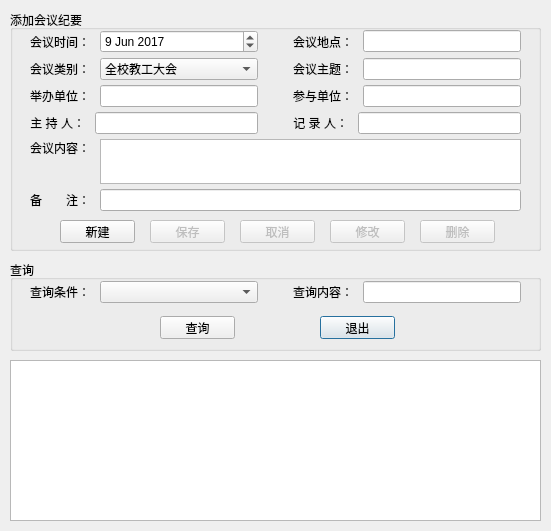
<?xml version="1.0" encoding="UTF-8"?>
<ui version="4.0">
 <class>MeetingDialog</class>
 <widget class="QDialog" name="MeetingDialog">
  <property name="geometry">
   <rect>
    <x>0</x>
    <y>0</y>
    <width>551</width>
    <height>531</height>
   </rect>
  </property>
  <property name="minimumSize">
   <size>
    <width>551</width>
    <height>531</height>
   </size>
  </property>
  <property name="maximumSize">
   <size>
    <width>551</width>
    <height>531</height>
   </size>
  </property>
  <property name="windowTitle">
   <string>会议纪要</string>
  </property>
  <widget class="QTableView" name="list_record">
   <property name="geometry">
    <rect>
     <x>10</x>
     <y>360</y>
     <width>531</width>
     <height>161</height>
    </rect>
   </property>
   <property name="editTriggers">
    <set>QAbstractItemView::NoEditTriggers</set>
   </property>
   <property name="selectionMode">
    <enum>QAbstractItemView::SingleSelection</enum>
   </property>
   <property name="selectionBehavior">
    <enum>QAbstractItemView::SelectRows</enum>
   </property>
   <attribute name="horizontalHeaderStretchLastSection">
    <bool>true</bool>
   </attribute>
   <attribute name="verticalHeaderDefaultSectionSize">
    <number>25</number>
   </attribute>
   <attribute name="verticalHeaderMinimumSectionSize">
    <number>15</number>
   </attribute>
  </widget>
  <widget class="QGroupBox" name="box_meeting">
   <property name="geometry">
    <rect>
     <x>10</x>
     <y>10</y>
     <width>531</width>
     <height>241</height>
    </rect>
   </property>
   <property name="title">
    <string>添加会议纪要</string>
   </property>
   <widget class="QWidget" name="verticalLayoutWidget">
    <property name="geometry">
     <rect>
      <x>10</x>
      <y>15</y>
      <width>511</width>
      <height>191</height>
     </rect>
    </property>
    <layout class="QVBoxLayout" name="verticalLayout">
     <property name="spacing">
      <number>5</number>
     </property>
     <property name="leftMargin">
      <number>10</number>
     </property>
     <property name="topMargin">
      <number>5</number>
     </property>
     <property name="rightMargin">
      <number>10</number>
     </property>
     <property name="bottomMargin">
      <number>5</number>
     </property>
     <item>
      <layout class="QHBoxLayout" name="horizontalLayout_8">
       <property name="spacing">
        <number>35</number>
       </property>
       <item>
        <layout class="QHBoxLayout" name="horizontalLayout" stretch="1,3">
         <property name="spacing">
          <number>10</number>
         </property>
         <item>
          <widget class="QLabel" name="label_mdate">
           <property name="text">
            <string>会议时间：</string>
           </property>
           <property name="alignment">
            <set>Qt::AlignRight|Qt::AlignTrailing|Qt::AlignVCenter</set>
           </property>
          </widget>
         </item>
         <item>
          <widget class="QDateEdit" name="date_mdate">
           <property name="date">
            <date>
             <year>2017</year>
             <month>6</month>
             <day>9</day>
            </date>
           </property>
          </widget>
         </item>
        </layout>
       </item>
       <item>
        <layout class="QHBoxLayout" name="horizontalLayout_2" stretch="1,3">
         <property name="spacing">
          <number>10</number>
         </property>
         <item>
          <widget class="QLabel" name="label_location">
           <property name="text">
            <string>会议地点：</string>
           </property>
           <property name="alignment">
            <set>Qt::AlignRight|Qt::AlignTrailing|Qt::AlignVCenter</set>
           </property>
          </widget>
         </item>
         <item>
          <widget class="QLineEdit" name="edit_location">
           <property name="maxLength">
            <number>100</number>
           </property>
          </widget>
         </item>
        </layout>
       </item>
      </layout>
     </item>
     <item>
      <layout class="QHBoxLayout" name="horizontalLayout_9">
       <property name="spacing">
        <number>35</number>
       </property>
       <item>
        <layout class="QHBoxLayout" name="horizontalLayout_3" stretch="1,3">
         <property name="spacing">
          <number>10</number>
         </property>
         <item>
          <widget class="QLabel" name="label_sort">
           <property name="text">
            <string>会议类别：</string>
           </property>
           <property name="alignment">
            <set>Qt::AlignRight|Qt::AlignTrailing|Qt::AlignVCenter</set>
           </property>
          </widget>
         </item>
         <item>
          <widget class="QComboBox" name="combo_sort">
           <property name="editable">
            <bool>false</bool>
           </property>
           <item>
            <property name="text">
             <string>全校教工大会</string>
            </property>
           </item>
           <item>
            <property name="text">
             <string>项目研讨会</string>
            </property>
           </item>
           <item>
            <property name="text">
             <string>座谈会</string>
            </property>
           </item>
           <item>
            <property name="text">
             <string>学术讲座</string>
            </property>
           </item>
           <item>
            <property name="text">
             <string>辩论会</string>
            </property>
           </item>
           <item>
            <property name="text">
             <string>网络会议</string>
            </property>
           </item>
           <item>
            <property name="text">
             <string>专题报告</string>
            </property>
           </item>
           <item>
            <property name="text">
             <string>学生班会</string>
            </property>
           </item>
           <item>
            <property name="text">
             <string>其他</string>
            </property>
           </item>
          </widget>
         </item>
        </layout>
       </item>
       <item>
        <layout class="QHBoxLayout" name="horizontalLayout_4" stretch="1,3">
         <property name="spacing">
          <number>10</number>
         </property>
         <item>
          <widget class="QLabel" name="label_subject">
           <property name="text">
            <string>会议主题：</string>
           </property>
           <property name="alignment">
            <set>Qt::AlignRight|Qt::AlignTrailing|Qt::AlignVCenter</set>
           </property>
          </widget>
         </item>
         <item>
          <widget class="QLineEdit" name="edit_subject">
           <property name="maxLength">
            <number>100</number>
           </property>
          </widget>
         </item>
        </layout>
       </item>
      </layout>
     </item>
     <item>
      <layout class="QHBoxLayout" name="horizontalLayout_13">
       <property name="spacing">
        <number>35</number>
       </property>
       <item>
        <layout class="QHBoxLayout" name="horizontalLayout_5" stretch="1,3">
         <property name="spacing">
          <number>10</number>
         </property>
         <item>
          <widget class="QLabel" name="label_host_unit">
           <property name="text">
            <string>举办单位：</string>
           </property>
           <property name="alignment">
            <set>Qt::AlignRight|Qt::AlignTrailing|Qt::AlignVCenter</set>
           </property>
          </widget>
         </item>
         <item>
          <widget class="QLineEdit" name="edit_host_unit">
           <property name="maxLength">
            <number>50</number>
           </property>
          </widget>
         </item>
        </layout>
       </item>
       <item>
        <layout class="QHBoxLayout" name="horizontalLayout_14" stretch="1,3">
         <property name="spacing">
          <number>10</number>
         </property>
         <item>
          <widget class="QLabel" name="label_participate_unit">
           <property name="text">
            <string>参与单位：</string>
           </property>
           <property name="alignment">
            <set>Qt::AlignRight|Qt::AlignTrailing|Qt::AlignVCenter</set>
           </property>
          </widget>
         </item>
         <item>
          <widget class="QLineEdit" name="edit_participate_unit">
           <property name="maxLength">
            <number>50</number>
           </property>
          </widget>
         </item>
        </layout>
       </item>
      </layout>
     </item>
     <item>
      <layout class="QHBoxLayout" name="horizontalLayout_15">
       <property name="spacing">
        <number>35</number>
       </property>
       <item>
        <layout class="QHBoxLayout" name="horizontalLayout_16" stretch="1,3">
         <property name="spacing">
          <number>10</number>
         </property>
         <item>
          <widget class="QLabel" name="label_host">
           <property name="text">
            <string>主 持 人：</string>
           </property>
           <property name="alignment">
            <set>Qt::AlignRight|Qt::AlignTrailing|Qt::AlignVCenter</set>
           </property>
          </widget>
         </item>
         <item>
          <widget class="QLineEdit" name="edit_host">
           <property name="maxLength">
            <number>50</number>
           </property>
          </widget>
         </item>
        </layout>
       </item>
       <item>
        <layout class="QHBoxLayout" name="horizontalLayout_17" stretch="1,3">
         <property name="spacing">
          <number>10</number>
         </property>
         <item>
          <widget class="QLabel" name="label_writer">
           <property name="text">
            <string>记 录 人：</string>
           </property>
           <property name="alignment">
            <set>Qt::AlignRight|Qt::AlignTrailing|Qt::AlignVCenter</set>
           </property>
          </widget>
         </item>
         <item>
          <widget class="QLineEdit" name="edit_writer">
           <property name="maxLength">
            <number>50</number>
           </property>
          </widget>
         </item>
        </layout>
       </item>
      </layout>
     </item>
     <item>
      <layout class="QHBoxLayout" name="horizontalLayout_7">
       <property name="spacing">
        <number>10</number>
       </property>
       <item>
        <widget class="QLabel" name="label_meetingcontent">
         <property name="text">
          <string>会议内容：</string>
         </property>
         <property name="alignment">
          <set>Qt::AlignRight|Qt::AlignTop|Qt::AlignTrailing</set>
         </property>
        </widget>
       </item>
       <item>
        <widget class="QPlainTextEdit" name="edit_meetingcontent"/>
       </item>
      </layout>
     </item>
     <item>
      <layout class="QHBoxLayout" name="horizontalLayout_6">
       <property name="spacing">
        <number>10</number>
       </property>
       <item>
        <widget class="QLabel" name="label_remark">
         <property name="text">
          <string>备　　注：</string>
         </property>
         <property name="alignment">
          <set>Qt::AlignRight|Qt::AlignTrailing|Qt::AlignVCenter</set>
         </property>
        </widget>
       </item>
       <item>
        <widget class="QLineEdit" name="edit_remark">
         <property name="maxLength">
          <number>255</number>
         </property>
        </widget>
       </item>
      </layout>
     </item>
    </layout>
   </widget>
   <widget class="QPushButton" name="btn_add">
    <property name="geometry">
     <rect>
      <x>50</x>
      <y>210</y>
      <width>75</width>
      <height>23</height>
     </rect>
    </property>
    <property name="text">
     <string>新建</string>
    </property>
   </widget>
   <widget class="QPushButton" name="btn_save">
    <property name="enabled">
     <bool>false</bool>
    </property>
    <property name="geometry">
     <rect>
      <x>140</x>
      <y>210</y>
      <width>75</width>
      <height>23</height>
     </rect>
    </property>
    <property name="text">
     <string>保存</string>
    </property>
   </widget>
   <widget class="QPushButton" name="btn_update">
    <property name="enabled">
     <bool>false</bool>
    </property>
    <property name="geometry">
     <rect>
      <x>320</x>
      <y>210</y>
      <width>75</width>
      <height>23</height>
     </rect>
    </property>
    <property name="text">
     <string>修改</string>
    </property>
   </widget>
   <widget class="QPushButton" name="btn_delete">
    <property name="enabled">
     <bool>false</bool>
    </property>
    <property name="geometry">
     <rect>
      <x>410</x>
      <y>210</y>
      <width>75</width>
      <height>23</height>
     </rect>
    </property>
    <property name="text">
     <string>删除</string>
    </property>
   </widget>
   <widget class="QPushButton" name="btn_cancel">
    <property name="enabled">
     <bool>false</bool>
    </property>
    <property name="geometry">
     <rect>
      <x>230</x>
      <y>210</y>
      <width>75</width>
      <height>23</height>
     </rect>
    </property>
    <property name="text">
     <string>取消</string>
    </property>
   </widget>
  </widget>
  <widget class="QGroupBox" name="box_select">
   <property name="geometry">
    <rect>
     <x>10</x>
     <y>260</y>
     <width>531</width>
     <height>91</height>
    </rect>
   </property>
   <property name="title">
    <string>查询</string>
   </property>
   <widget class="QWidget" name="horizontalLayoutWidget_9">
    <property name="geometry">
     <rect>
      <x>20</x>
      <y>20</y>
      <width>491</width>
      <height>24</height>
     </rect>
    </property>
    <layout class="QHBoxLayout" name="horizontalLayout_10">
     <property name="spacing">
      <number>35</number>
     </property>
     <item>
      <layout class="QHBoxLayout" name="horizontalLayout_11" stretch="1,3">
       <property name="spacing">
        <number>10</number>
       </property>
       <item>
        <widget class="QLabel" name="label_condition">
         <property name="text">
          <string>查询条件：</string>
         </property>
         <property name="alignment">
          <set>Qt::AlignRight|Qt::AlignTrailing|Qt::AlignVCenter</set>
         </property>
        </widget>
       </item>
       <item>
        <widget class="QComboBox" name="combo_condition">
         <property name="editable">
          <bool>false</bool>
         </property>
        </widget>
       </item>
      </layout>
     </item>
     <item>
      <layout class="QHBoxLayout" name="horizontalLayout_12" stretch="1,3">
       <property name="spacing">
        <number>10</number>
       </property>
       <item>
        <widget class="QLabel" name="label_content">
         <property name="text">
          <string>查询内容：</string>
         </property>
         <property name="alignment">
          <set>Qt::AlignRight|Qt::AlignTrailing|Qt::AlignVCenter</set>
         </property>
        </widget>
       </item>
       <item>
        <widget class="QLineEdit" name="edit_content">
         <property name="maxLength">
          <number>255</number>
         </property>
        </widget>
       </item>
      </layout>
     </item>
    </layout>
   </widget>
   <widget class="QPushButton" name="btn_select">
    <property name="geometry">
     <rect>
      <x>150</x>
      <y>56</y>
      <width>75</width>
      <height>23</height>
     </rect>
    </property>
    <property name="text">
     <string>查询</string>
    </property>
   </widget>
   <widget class="QPushButton" name="btn_quit">
    <property name="geometry">
     <rect>
      <x>310</x>
      <y>56</y>
      <width>75</width>
      <height>23</height>
     </rect>
    </property>
    <property name="text">
     <string>退出</string>
    </property>
    <property name="default">
     <bool>true</bool>
    </property>
   </widget>
  </widget>
 </widget>
 <resources/>
 <connections>
  <connection>
   <sender>btn_quit</sender>
   <signal>clicked()</signal>
   <receiver>MeetingDialog</receiver>
   <slot>close()</slot>
   <hints>
    <hint type="sourcelabel">
     <x>357</x>
     <y>327</y>
    </hint>
    <hint type="destinationlabel">
     <x>275</x>
     <y>265</y>
    </hint>
   </hints>
  </connection>
 </connections>
</ui>
